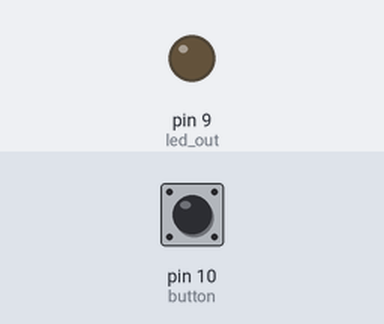
Simulated run of this sketch. Board: Arduino Uno, built with avr-gcc and run on an emulated ATmega328P. On the bench: output pins drawn as LEDs (lit = HIGH). The test bench sets the inputs (shaded band); at power-on: pin 10 (button) HIGH. What the sketch prints to the serial monitor is not drawn.

Above: at 1.2 s.
1.3 s: pin 10 (button) pulled LOW for 0.15 s
At 2.0 s:
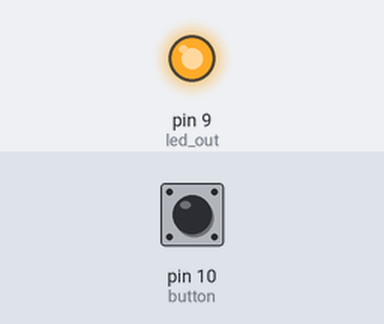
Timing chart, 0 to 4.3 s (numbered marks = the images above; inputs shaded):
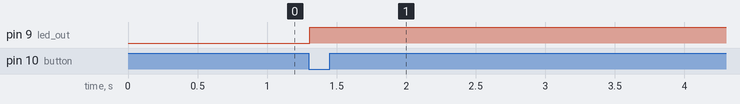

The sketch:

helicopter.ino
```cpp
const unsigned int button = 10;
const unsigned int led_out = 9;

void setup(){
 Serial.begin(9600);
 pinMode(button, INPUT);
 pinMode(led_out, OUTPUT); // to see when the button is pushed
}

void loop(){

  if (digitalRead(button) == LOW){
    digitalWrite(led_out, HIGH);
    Serial.println(1);
    // delay of 20 to prevent over
    // saturating the serial
    // communication line to processing?
    delay(20);
  } else {
    // send a 0 to not hang the processing sketch
    Serial.println(0);
    delay(20);
  }

}
```

Measured:
- after the input at 1.3 s, pin 9 (led_out): LOW → HIGH at once
